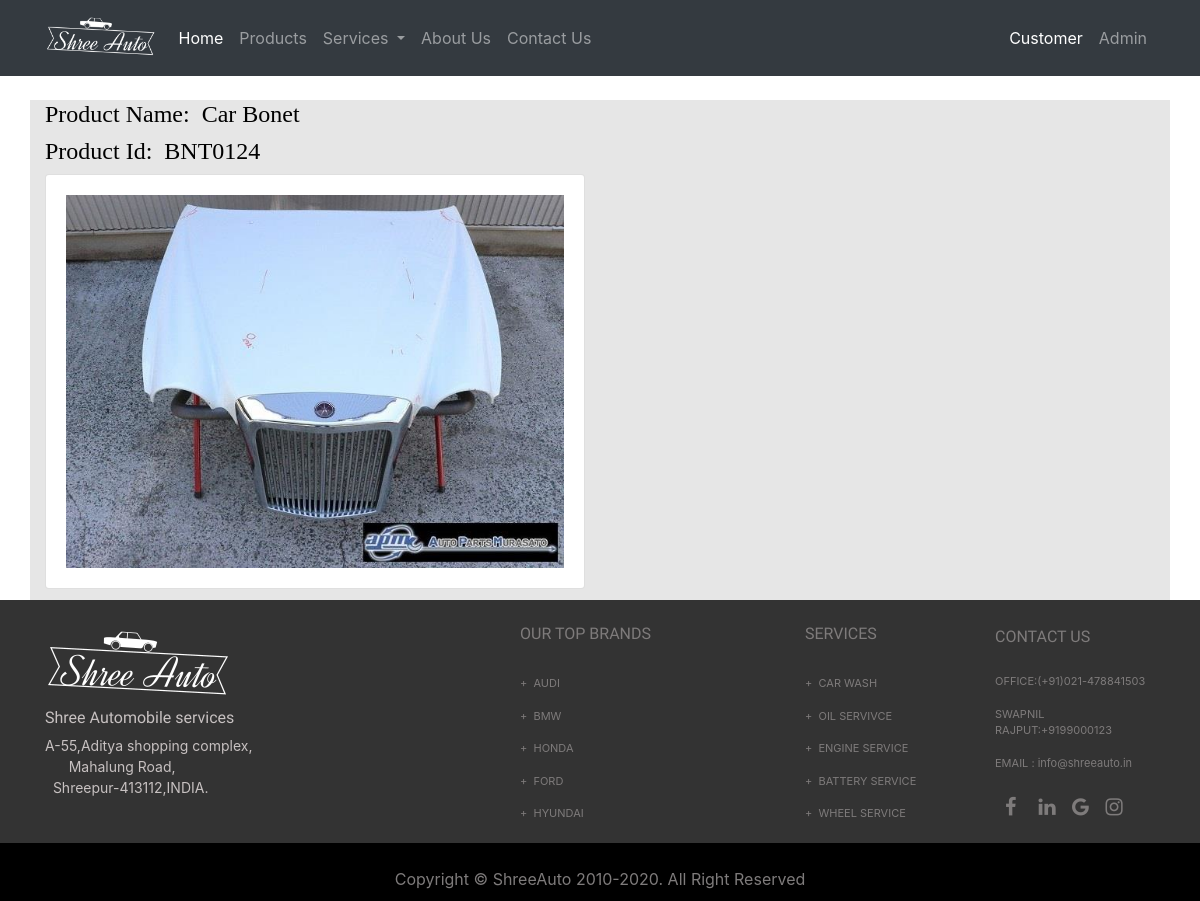
The app's page /products/, older data.
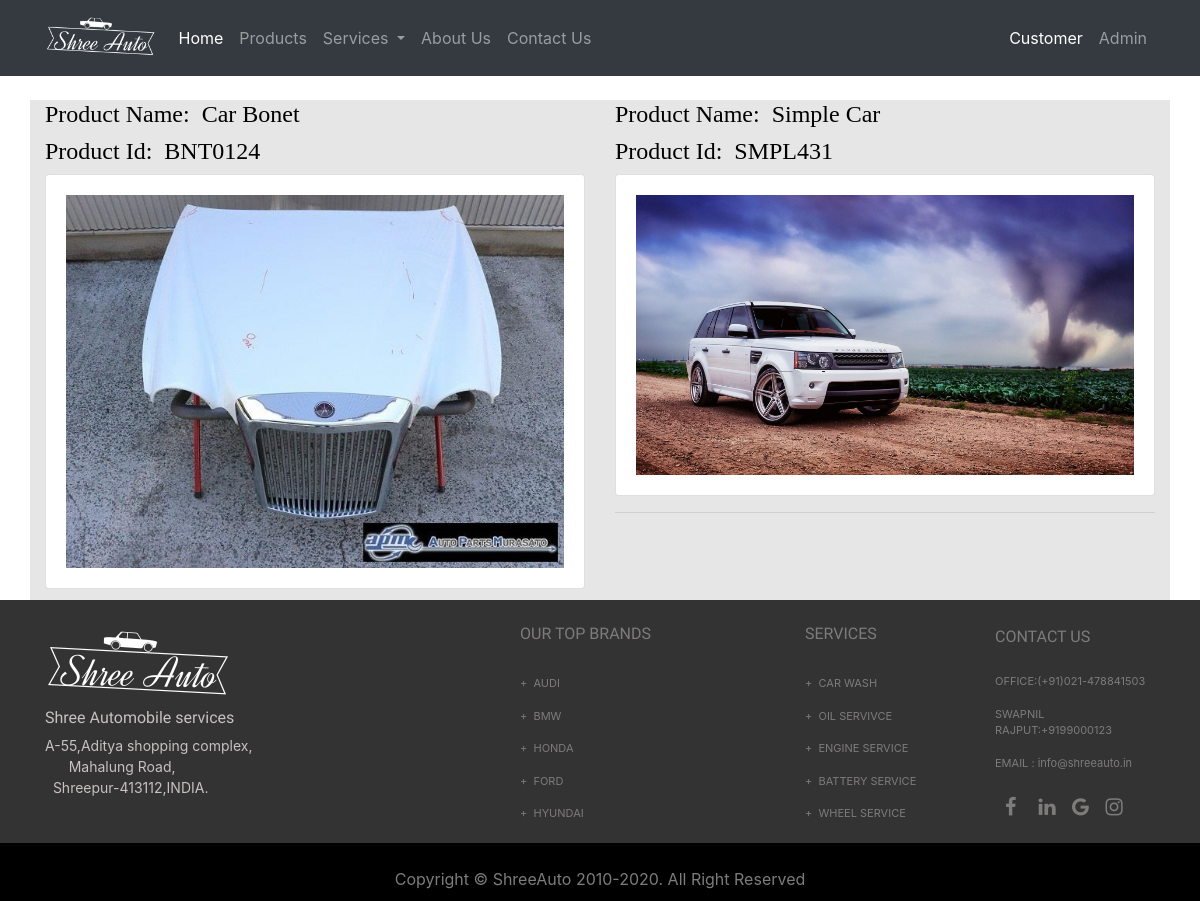
The same page, newer data.
### webApp/models.py (models this page shows)
class product(models.Model):
    name = models.CharField(max_length=100)
    product_id = models.CharField(max_length=100)
    image = models.ImageField(upload_to='images/')

### webApp/views.py (the view)
# urls.py: path('products/', views.products, name='products'),
def products(request):
    images = product.objects.all()
    return render(request, 'product.html', {'pictures': images})

### templates/product.html (shortened to what this page needs)
<!DOCTYPE html>
{% include 'navbar.html' %}
{% load static %}
<html lang="en">
<head>
</head>
<body>
<br>
<div class="container" id="container1">
  <div class="row">
      {% for i in pictures %}
    <div class="col-lg-6">
        <h4 class="fonts">Product Name:&nbsp&nbsp{{i.name|title}}</h4>
        <h4 class="fonts">Product Id:&nbsp&nbsp{{i.product_id}}</h4>
        <div class="card card-body">
            <img src="{{i.image.url}}" style="width:100%;height:auto;">
        </div>
        <hr>
    </div>
      {% endfor %}
  </div>
</div>
{% include 'footer.html' %}
</body>
</html>

### templates/navbar.html (shortened to what this page needs)
<!DOCTYPE html>
{% load static %}
<html lang="en">
<head>
    <link rel="stylesheet" href="https://maxcdn.bootstrapcdn.com/bootstrap/4.0.0/css/bootstrap.min.css">
</head>
<body>
{% block header %}
<header>
<nav class="navbar navbar-expand-lg navbar-dark bg-dark">
  <div class="container">
  <a class="navbar-brand" href="{% url 'landing' %}"><img id="logo" src="{% static 'images/shreelogo1.png'%}"></a>
  <div class="collapse navbar-collapse" id="navbarNavDropdown">
    <ul class="navbar-nav mr-auto">
      <li class="nav-item active">
        <a class="nav-link" href="{% url 'landing' %}">Home <span class="sr-only">(current)</span></a>
      </li>
      <li class="nav-item">
        <a class="nav-link" href="{% url 'products' %}">Products</a>
      </li>
      <li class="nav-item dropdown">
        <a class="nav-link dropdown-toggle" href="#" id="navbarDropdownMenuLink" data-toggle="dropdown" aria-haspopup="true" aria-expanded="false">
          Services
        </a>
      </li>
      <li class="nav-item">
        <a class="nav-link" href="{% url 'about_us' %}">About Us</a>
      </li>
      <li class="nav-item">
        <a class="nav-link" href="{% url 'contact_us' %}">Contact Us</a>
      </li>
          </ul>
    <ul class="nav navbar-nav ">
        <li class="nav-item active">
          <a class="nav-link" href="{% url 'customer' %}">Customer</a>
        </li>
        <li class="nav-item">
          <a class="nav-link" href="{% url 'login' %}">Admin</a>
        </li>
      </ul>
  </div>
 </div>
{% endblock %}
</nav>
</header>
</body>
</html>

### templates/footer.html (shortened to what this page needs)
{% load static %}
<head>
  <link rel="stylesheet" href="https://cdnjs.cloudflare.com/ajax/libs/font-awesome/4.7.0/css/font-awesome.min.css">
</head>
<footer class="full-footer">
  {% block footer %}
  <div class="container">
    <br>
    <div class="row">
      <div class="col-lg-5">
              <a href="#" id="foot_link"><img class="img-fluid" src="{% static 'images/shreelogo1.png' %}" alt="imageNotFound"></a>
              <h6 class="foot_link"style="color:#c7c1c1;">Shree Automobile services</h6>
              <p id="foot_logo"> A-55,Aditya shopping complex,<br>
              &nbsp;&nbsp;&nbsp;&nbsp;&nbsp;&nbsp;Mahalung Road, <br>
              &nbsp;&nbsp;Shreepur-413112,INDIA.<br>
              </p>
            </div>
      <br>
      <div class="col-sm-3">
       <h6> <a href="#" class="foot_link">OUR TOP BRANDS</a></h6><br>
       <p class="foot_content"><a>+&nbsp&nbspAUDI</a></p>
       <p class="foot_content"><a>+&nbsp&nbspBMW</a></p>
       <p class="foot_content"><a>+&nbsp&nbspHONDA</a></p>
       <p class="foot_content"><a>+&nbsp&nbspFORD</a></p>
       <p class="foot_content"><a>+&nbsp&nbspHYUNDAI</a></p>
      </div>
      <div class="col-sm-2">
        <h6><a href="#" class="foot_link">SERVICES</a></h6><br>
        <p class="foot_content"><a>+&nbsp&nbspCAR WASH</a></p>
       <p class="foot_content"><a>+&nbsp&nbspOIL SERVIVCE</a></p>
       <p class="foot_content"><a>+&nbsp&nbspENGINE SERVICE</a></p>
       <p class="foot_content"><a>+&nbsp&nbspBATTERY SERVICE</a></p>
       <p class="foot_content"><a>+&nbsp&nbspWHEEL SERVICE</a></p>
      </div>
      <div class="col-sm-2">
        <h7><a href="#" class="foot_link">CONTACT US</a></h7><br><br>
        <p class="foot_content"><a>OFFICE:(+91)021-478841503</a></p>
        <P class="foot_content">SWAPNIL RAJPUT:+9199000123</P>
        <P class="foot_content">EMAIL : info@shreeauto.in</P>
        <p>
          <a href="https://www.facebook.com/swapnilrajput.777" target="_blank" class="fa fa-facebook"></a>&nbsp&nbsp
          <a href="https://www.linkedin.com/in/swapnilrajput777" target="_blank" class="fa fa-linkedin"></a>&nbsp&nbsp
          <a href="#" class="fa fa-google"></a>&nbsp&nbsp
          <a href="#" class="fa fa-instagram"></a>
          </p>
      </div>
    </div>
  </div>
  <p class="foot_bottom"><br>Copyright &copy; ShreeAuto 2010-2020. All Right Reserved</p>
  {% endblock %}
</footer>

### templates/navbar.html (style rules this page uses)
#logo { width:100%; height:50px; }

### templates/product.html (style rules this page uses)
#container1 { background-color:#e6e6e6; width: 100%; height: 500px; overflow: hidden; overflow-y: scroll; }
.fonts { font-family: 'Source Serif Pro', serif; color: black; }

### templates/footer.html (style rules this page uses)
.full-footer { background-color:#333333; margin-bottom: 0px; }
.foot_link { color: #7e7b7b; font-family: 'MuseoModerno', cursive; }
.foot_content { color: #7e7b7b; font-size: 11px; }
#foot_logo { font-size:14px; color:#c7c1c1; }
.fa { padding: 10px; font-size: 20px; width: 20px; text-decoration: none; border-radius: 50%; color:#7e7b7b; }
.foot_bottom { text-align: center; color: #7e7b7b; background-color: black; margin-bottom: 0px; padding-bottom: 10px; }

Row changes from the older to the newer data that the page shows:
added product: name "Simple Car", product_id "SMPL431", image (picture)
